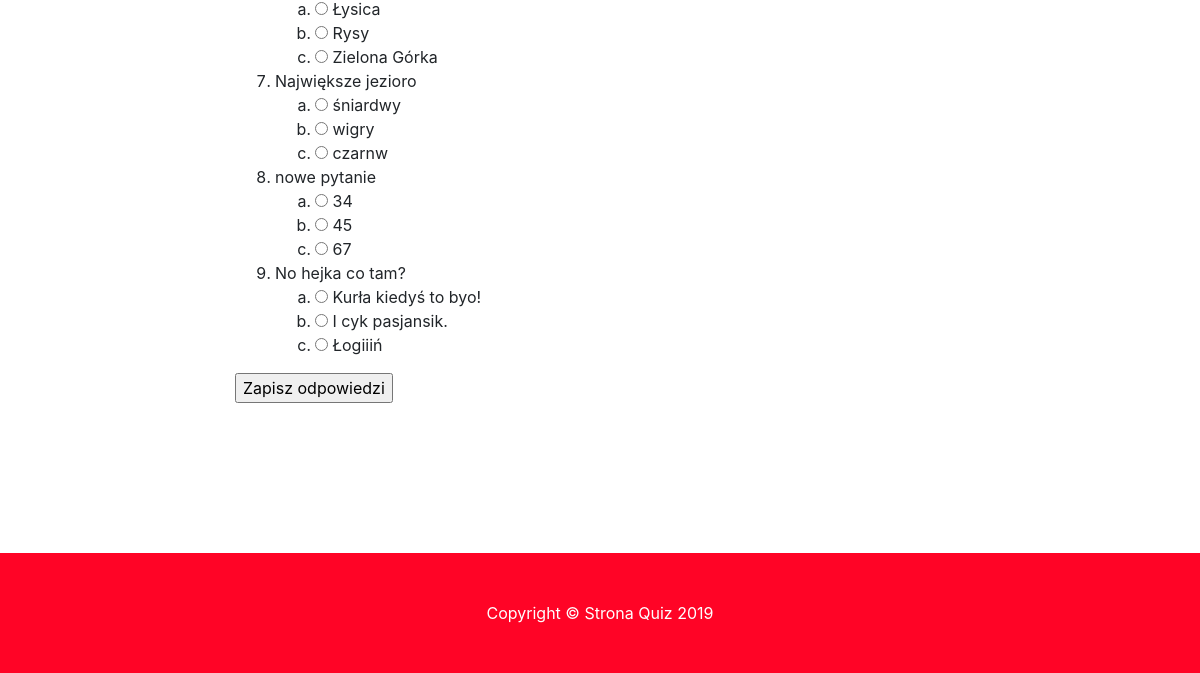
The app's page /quiz (lower part), older data.
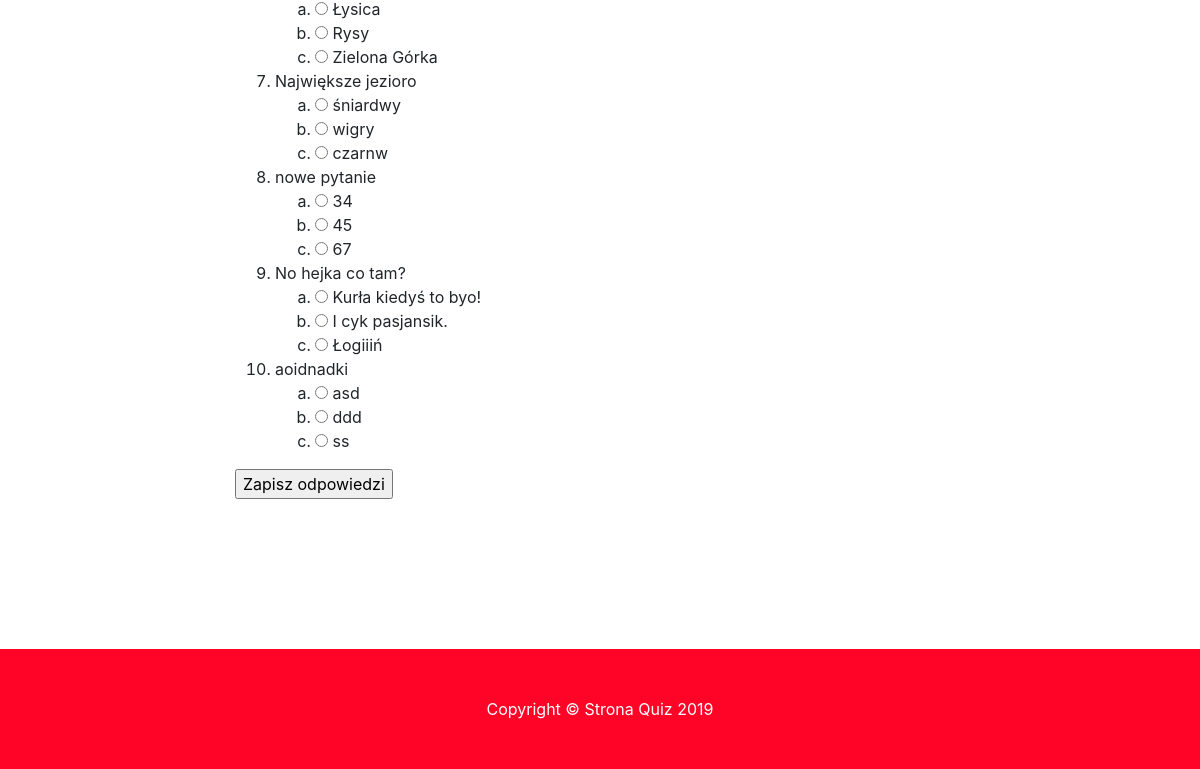
The same page, newer data.
### modele.py (models this page shows)
class BazaModel(Model):
    class Meta:
        database = baza

class Odpowiedz(BazaModel):
    odpowiedz = CharField(null=False)
    pytanie = ForeignKeyField(Pytanie, related_name='odpowiedzi')
    odpok = IntegerField(default=0)

class Pytanie(BazaModel):
    pytanie = CharField(null=False)
    kategoria = ForeignKeyField(Kategoria, related_name='pytania')

### views.py (the view)
@app.route('/quiz', methods=['GET', 'POST'])
def quiz():
    print(request.form)
    if request.method == 'POST':
        wynik = 0
        for pid, oid in request.form.items():
            odp = Odpowiedz().get(Odpowiedz.id == int(oid)).odpok
            if odp:
                wynik += 1
    pytania = Pytanie.select().join(Odpowiedz).distinct().order_by(Pytanie.id)
    return render_template('quiz.html', query=pytania)

### app.py (called while the page is built)
@app.before_request
def before_request():
    g.db = baza
    g.db.connect(reuse_if_open=True)

@app.after_request
def after_request(response):
    g.db.close()
    return response

### templates/quiz.html (shortened to what this page needs)
{% extends "szablon.html" %}
{% block tresc %}
    <form method="POST">
    <ol>
    {% for p in query %}
        <li>{{ p.pytanie }}
        <ol class="alfabet">
        {% for o in p.odpowiedzi %}
            <li>
                <input type="radio" value="{{ o.id }}" name="{{ p.id }}">
                {{ o.odpowiedz }}
            </li>
        {% endfor %}
        </ol>
        </li>
    {% endfor %}
    </ol>
    <input type="submit" value="Zapisz odpowiedzi">
    </form>
{% endblock %}

Row changes from the older to the newer data that the page shows:
added Pytanie: pytanie "aoidnadki"
added Odpowiedz: odpowiedz "asd", shown under "aoidnadki"
added Odpowiedz: odpowiedz "ddd", shown under "aoidnadki"
added Odpowiedz: odpowiedz "ss", shown under "aoidnadki"
